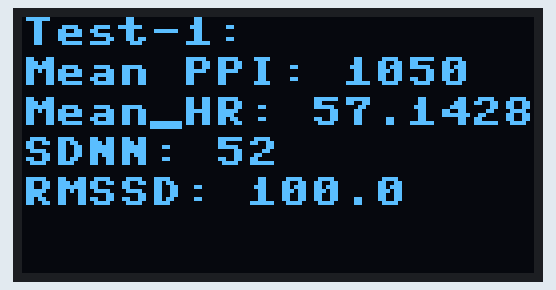
Simulated run of this program. Board: Raspberry Pi Pico running MicroPython. Shown: 128×64 one-colour display. WiFi joins after 1.5 s; what the program prints to the serial console is not drawn.

Above: at 2.1 s.
At 5.1 s:
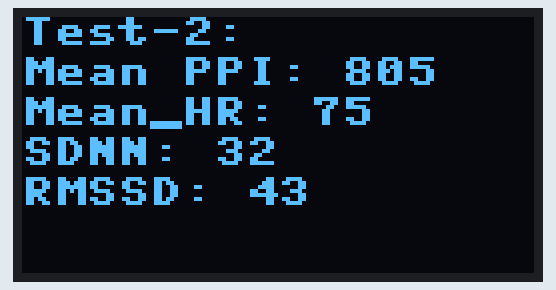

The program:

EX5_Nadim_Ahmed.py
```python
import network
import socket
from time import sleep
#from picozero import pico_temp_sensor, pico_led
import machine
import urequests as requests
import ujson
from machine import Pin, I2C, PWM
import ssd1306
import math
from math import sqrt

i2c = I2C(1, sda = Pin(14), scl = Pin(15))
oled = ssd1306.SSD1306_I2C(128,64,i2c)
#ssid ="KME551Group5"
ssid = "TP-Link_A2FC"
password = "nadimahmed"
#password = "Groupassignment5"
def connect():
    #Connect to WLAN
    wlan = network.WLAN(network.STA_IF)
    wlan.active(True)
    wlan.connect(ssid, password)
    while wlan.isconnected() == False:
        print('Waiting for connection...')
        sleep(1)
    ip = wlan.ifconfig()[0]
    print(f'Connected on {ip}')
try:
    connect()
except KeyboardInterrupt:
    machine.reset()

connect()


#TEST 2
def test2():
    test = [1000, 1100, 1000, 1100, 1000, 1100, 1000, 1100, 1000, 1100, 1000, 1100, 1000, 1100, 1000, 1100, 1000, 1100, 1000, 1100]

    mean_ppi = int(1/len(test)* sum(test))
    print(mean_ppi)

    mean_hr = (((1/mean_ppi)*60)*1000)
    print(mean_hr)

    sum_rr = sum((n - mean_ppi)**2 for n in test)
    standart_deviation = math.ceil((sum_rr/(len(test)-1))**0.5)
    print(standart_deviation)

    RMSSD = sqrt(sum((test[i+1] - test[i])**2 for i in range(len(test)-1)) / (len(test)-1))
    print(RMSSD)
    oled.fill(0)
    oled.text(f"Test-1:", 0, 0)
    oled.text(f"Mean PPI: {str(mean_ppi)}", 0, 10)
    oled.text(f"Mean_HR: {str(mean_hr)}", 0, 20)
    oled.text(f"SDNN: {str(standart_deviation)}", 0, 30)
    oled.text(f"RMSSD: {str(RMSSD)}", 0, 40)
    oled.show()


#TEST 3
def test3():
    test_2 = [828, 836, 852, 760, 800, 796, 856, 824, 808, 776, 724, 816, 800, 812, 812, 812, 756, 820, 812, 800]
    mean_ppi_2 = int(1/len(test_2)* sum(test_2))
    print(mean_ppi_2)

    mean_hr_2 = round(((1/mean_ppi_2)*60)*1000)
    print(mean_hr_2)

    sum_rr_2 = sum((n - mean_ppi_2)**2 for n in test_2)
    standart_deviation_2 = math.ceil((sum_rr_2/(len(test_2)-1))**0.5)
    print(standart_deviation_2)


    RMSSD2 = round(sqrt(sum((test_2[i+1] - test_2[i])**2 for i in range(len(test_2)-1)) / (len(test_2)-1)))
    print(RMSSD2)

    oled.fill(0)
    oled.text(f"Test-2:", 0, 0)
    oled.text(f"Mean PPI: {str(mean_ppi_2)}", 0, 10)
    oled.text(f"Mean_HR: {str(mean_hr_2)}", 0, 20)
    oled.text(f"SDNN: {str(standart_deviation_2)}", 0, 30)
    oled.text(f"RMSSD: {str(RMSSD2)}", 0, 40)
    oled.show()

while True:
    test2()
    sleep(3)
    test3()
    sleep(3)
```

Measured:
- what the display in image 0 shows lasts 3.0 s, from 2.1 s to 5.1 s
